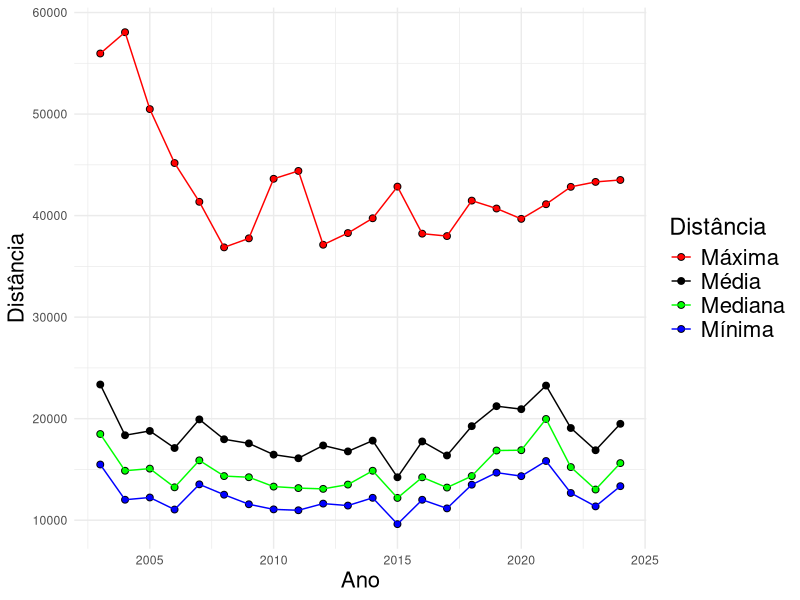

Source code (R):
# Instalar e carregar os pacotes
install.packages("dplyr")
install.packages("ggplot2")
library(dplyr) 
library(ggplot2)

# Carregar os dados
distancias <- read.csv("distanciapercorrida.csv")

# Criar e vizualizar a tabeça
tabela <- distancias %>% group_by(Ano) %>% 
  summarise(media = mean(Total_Viagens_KM),var = var(Total_Viagens_KM),
            mediana = median(Total_Viagens_KM),min = min(Total_Viagens_KM),
            max = max(Total_Viagens_KM),dife = max(Total_Viagens_KM) - min(Total_Viagens_KM)
            )
View(tabela)


# Gerar o gráfico
ggplot(tabela, aes(x = Ano)) +
  geom_point(aes(y = min, fill = "Mínima"), shape = 21, size = 2) +
  geom_point(aes(y = max, fill = "Máxima"), shape = 21, size = 2) +
  geom_point(aes(y = media, fill = "Média"), shape = 21, size = 2) +
  geom_point(aes(y = mediana, fill = "Mediana"), shape = 21, size = 2) +
  geom_line(aes(y = min, color = "Mínima")) +
  geom_line(aes(y = max, color = "Máxima")) +
  geom_line(aes(y = media, color = "Média")) +
  geom_line(aes(y = mediana, color = "Mediana")) +
  scale_fill_manual(
    name = "Distância", 
    values = c("Mínima" = "blue", "Máxima" = "red", "Média" = "black", "Mediana" = "green")
  ) +
  scale_color_manual(
    name = "Distância", 
    values = c("Mínima" = "blue", "Máxima" = "red", "Média" = "black", "Mediana" = "green")
  ) +
  labs(y = "Distância") +
  theme_minimal() +
  theme(legend.text = element_text(size = 16),
        legend.title = element_text(size = 17),
        axis.title.x = element_text(size=16),
        axis.title.y = element_text(size=16),
        legend.position = "right"
  )
